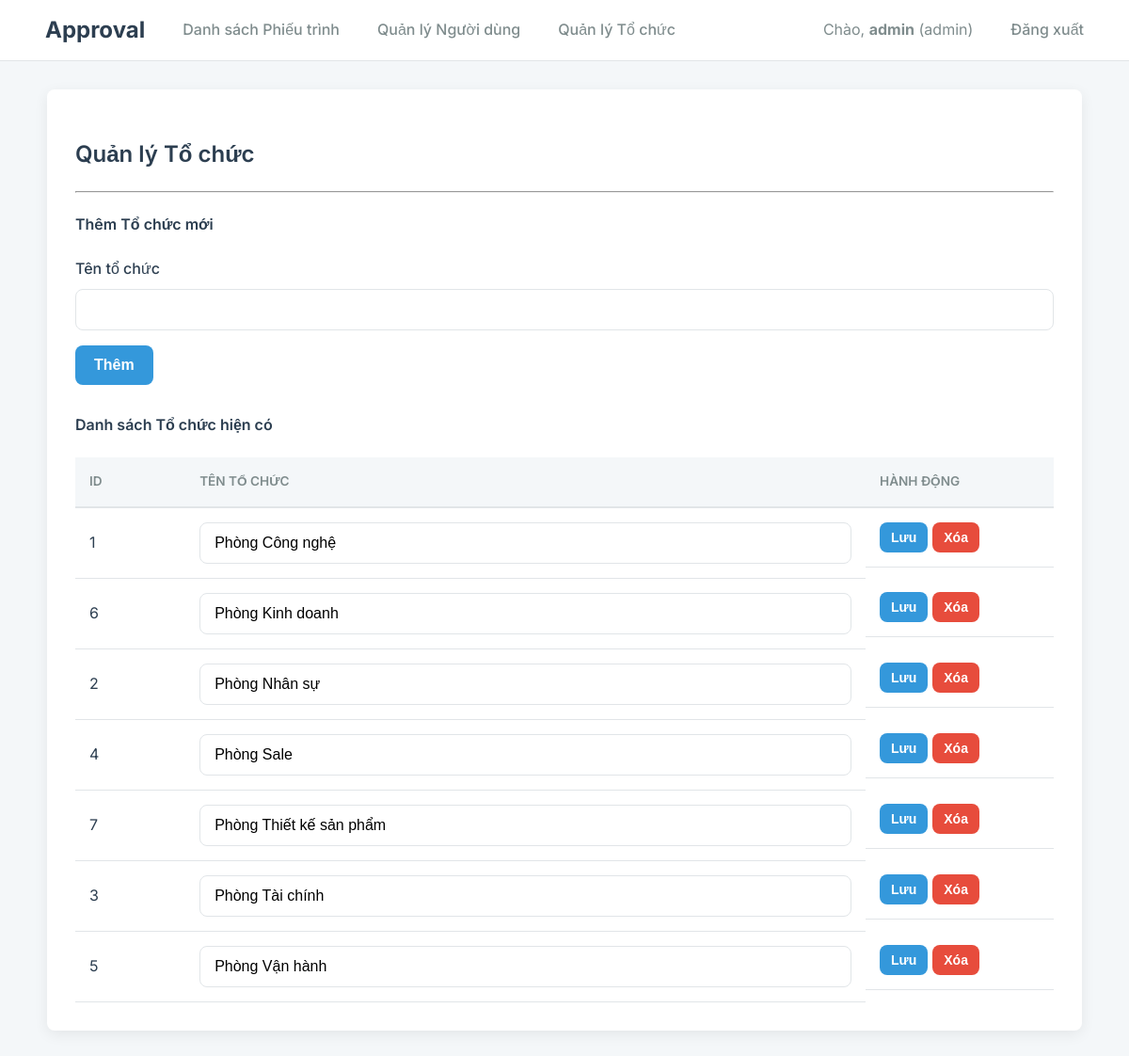
/admin/organizations (signed in), run on the app's committed database.
### tables this page shows
CREATE TABLE organizations (
    id INTEGER PRIMARY KEY AUTOINCREMENT,
    name TEXT NOT NULL UNIQUE
);

### app.py (the view, shortened to what this page needs)
@app.route('/admin/organizations', methods=['GET', 'POST'])
@login_required
@admin_required
def quan_ly_to_chuc():
    db = get_db()
    organizations = db.execute('SELECT * FROM organizations ORDER BY name').fetchall()
    return render_template('quan_ly_to_chuc.html', organizations=organizations)

### app.py (called while the page is built)
def get_db():
    db = getattr(g, '_database', None)
    if db is None:
        db = g._database = sqlite3.connect(DATABASE)
        db.row_factory = sqlite3.Row # Giúp truy cập cột bằng tên
    return db

@app.teardown_appcontext
def close_connection(exception):
    db = getattr(g, '_database', None)
    if db is not None:
        db.close()

def login_required(f):
    @wraps(f)
    def decorated_function(*args, **kwargs):
        if 'user_id' not in session:
            return redirect(url_for('login'))
        return f(*args, **kwargs)
    return decorated_function

def admin_required(f):
    @wraps(f)
    def decorated_function(*args, **kwargs):
        if 'role' not in session or session['role'] != 'admin':
            flash('Bạn không có quyền truy cập trang này!', 'danger')
            return redirect(url_for('index'))
        return f(*args, **kwargs)
    return decorated_function

### templates/quan_ly_to_chuc.html (shortened to what this page needs)
{% extends "base.html" %}
{% block content %}
    <h2>Quản lý Tổ chức</h2>
    <hr>
    <h4>Thêm Tổ chức mới</h4>
    <form method="post" style="flex-direction: row; gap: 10px; align-items: flex-end; margin-bottom: 30px;">
        <div class="form-group" style="flex-grow: 1;">
            <label for="name">Tên tổ chức</label>
            <input type="text" name="name" class="form-control" required>
        </div>
        <button type="submit" class="btn btn-primary">Thêm</button>
    </form>
    <h4>Danh sách Tổ chức hiện có</h4>
    <table class="table">
        <thead>
            <tr>
                <th>ID</th>
                <th>Tên Tổ chức</th>
                <th style="width: 200px;">Hành động</th>
            </tr>
        </thead>
        <tbody>
            {% for org in organizations %}
            <tr>
                <td>{{ org.id }}</td>
                <form method="post">
                    <td>
                        <input type="text" name="name" class="form-control" value="{{ org.name }}">
                    </td>
                    <td style="display: flex; gap: 5px;">
                        <button type="submit" class="btn btn-sm btn-primary">Lưu</button>
                </form>
                <form method="post" onsubmit="return confirm('Bạn có chắc chắn muốn xóa tổ chức này?');">
                    <button type="submit" class="btn btn-sm btn-danger">Xóa</button>
                </form>
            </tr>
            {% else %}
            <tr>
                <td colspan="3" style="text-align: center;">Chưa có tổ chức nào.</td>
            </tr>
            {% endfor %}
        </tbody>
    </table>
{% endblock %}

### static/css/style.css (style rules this page uses)
:root { --primary-color: #3498db; --primary-hover: #2980b9; --success-color: #2ecc71; --danger-color: #e74c3c; --warning-color: #f39c12; --secondary-color: #95a5a6; --background-color: #f4f7f9; --surface-color: #ffffff; --text-color: #2c3e50; --text-secondary-color: #7f8c8d; --border-color: #e1e5e8; --font-family: 'Inter', sans-serif; --border-radius: 8px; --box-shadow: 0 4px 15px rgba(0, 0, 0, 0.07); --transition-speed: 0.2s ease; }
*, *::before, *::after { box-sizing: border-box; }
html { scroll-behavior: smooth; }
body { font-family: var(--font-family); background-color: var(--background-color); color: var(--text-color); margin: 0; line-height: 1.6; -webkit-font-smoothing: antialiased; -moz-osx-font-smoothing: grayscale; }
h1, h2, h3, h4 { color: var(--text-color); font-weight: 600; }
.form-group { margin-bottom: 1rem; }
.form-group label { display: block; margin-bottom: 0.5rem; font-weight: 500; }
.form-control { width: 100%; padding: 12px 15px; font-size: 1rem; border: 1px solid var(--border-color); border-radius: var(--border-radius); background-color: #fff; transition: border-color var(--transition-speed), box-shadow var(--transition-speed); }
.btn { padding: 12px 20px; font-size: 1rem; font-weight: 600; border: none; border-radius: var(--border-radius); cursor: pointer; text-decoration: none; display: inline-block; text-align: center; color: white; transition: background-color var(--transition-speed), transform var(--transition-speed), box-shadow var(--transition-speed); }
.btn-primary { background-color: var(--primary-color); }
.btn-danger { background-color: var(--danger-color); }
.btn-sm { font-size: 0.875rem; padding: 8px 12px; }
.table { width: 100%; border-collapse: collapse; margin-top: 20px; }
.table th, .table td { padding: 15px; text-align: left; border-bottom: 1px solid var(--border-color); }
.table thead th { background-color: var(--background-color); font-weight: 600; color: var(--text-secondary-color); text-transform: uppercase; font-size: 0.85em; border-bottom-width: 2px; }
.table tbody tr { transition: background-color var(--transition-speed); }

### data on the page
organizations: id "1", name "Phòng Công nghệ"
organizations: id "6", name "Phòng Kinh doanh"
organizations: id "2", name "Phòng Nhân sự"
organizations: id "4", name "Phòng Sale"
organizations: id "7", name "Phòng Thiết kế sản phẩm"
organizations: id "3", name "Phòng Tài chính"
organizations: id "5", name "Phòng Vận hành"

### other printed values
{{ session['username'] }} "admin"
{{ session['role'] }} "admin"
